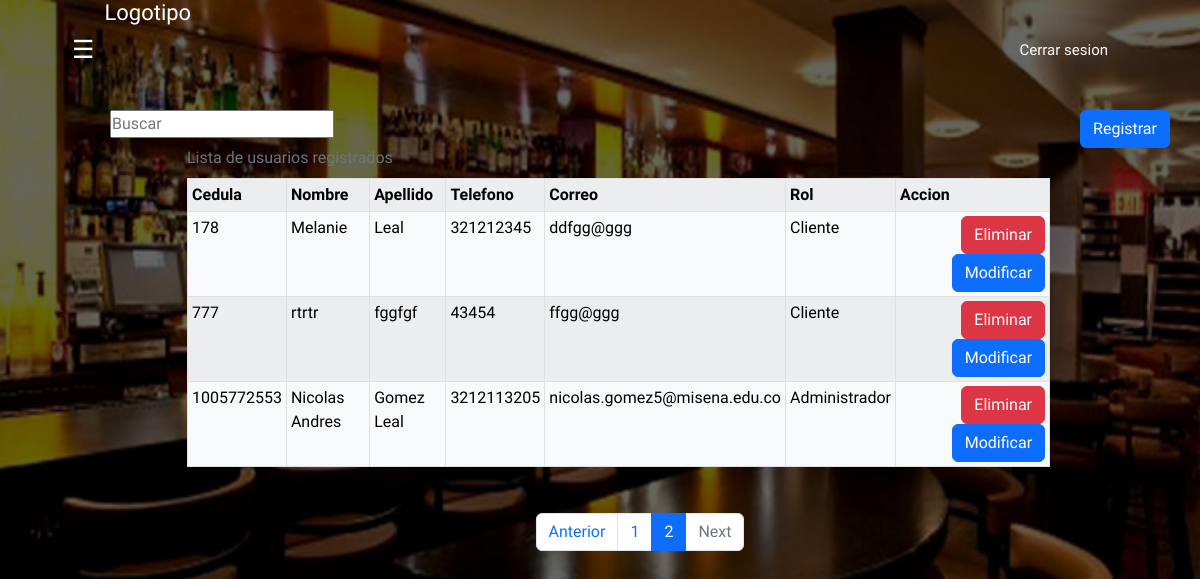
/admin/usuarios/panelU.php?pagina=2, run on the app's committed database.
### tables this page shows
CREATE TABLE `usuarios` (
  `id_usu` int(12) NOT NULL,
  `id_rol` int(3) DEFAULT NULL,
  `nom_usu` char(50) DEFAULT NULL,
  `ape_usu` char(50) DEFAULT NULL,
  `tel_usu` bigint(10) DEFAULT NULL,
  `email` char(50) DEFAULT NULL,
  `contraseña` char(250) DEFAULT NULL
);

CREATE TABLE `rol` (
  `id_rol` int(3) NOT NULL,
  `tip_rol` char(30) DEFAULT NULL
);

### admin/usuarios/panelU.php (the view, shortened to what this page needs)
<?php
   include_once("../../conexion/conexion.php");
    $sentencia1="SELECT * FROM usuarios,rol WHERE usuarios.id_rol=rol.id_rol";
    $resultado=$bd ->prepare($sentencia1);
    $resultado->execute();
    $registros=3;
    $total=$resultado->rowCount();
   $paginas=$total/4;
   $paginas=ceil($paginas);
?>
<!DOCTYPE html>
<html lang="en">
<head>
        <link href="https://cdn.jsdelivr.net/npm/bootstrap@5.2.2/dist/css/bootstrap.min.css" rel="stylesheet">
    <link rel="stylesheet" href="../../css/panelU.css">
</head>
<body id="body">
<?php
                    $iniciar=($_GET['pagina']-1)*$registros;
                    $sentencia2="SELECT * FROM usuarios,rol WHERE usuarios.id_rol=rol.id_rol LIMIT :iniciar,:nregistros";
                    $fell=$bd->prepare($sentencia2);
                    $fell->bindParam(":iniciar",$iniciar,PDO::PARAM_INT);
                    $fell->bindParam(":nregistros",$registros,PDO::PARAM_INT);
                    $fell->execute();
                    $camb=$fell->fetchAll();
                    ?>
	<header class="header">
		<div class="container">
		<div class="btn-menu">
			<label for="btn-menu">☰</label>
		</div>
			<div class="logo">
				<h1>Logotipo</h1>
			</div>
			<nav class="menu">
				<a href="../../includes/cerrar.php">Cerrar sesion</a>
			</nav>
		</div>
	</header>
    <main>
        <div id="nim">
            <button type="button" class="btn btn-primary" data-bs-toggle="modal" data-bs-target="#exampleModal">
                Registrar
            </button>
        </div>
        <div class="input_search">
        <input class="buscar"  type="search" name="busca"  id="" placeholder="Buscar">
        </div>
        <div class="container">
            <div class="row">
                <div class="col">
                <table  class="table  table-hover table-striped table-light table-bordered table-sm  caption-top">
                    <caption>Lista de usuarios registrados</caption>
        <tr >
            <th>Cedula <i class="bi bi-chevron-down"></i></th>
            <th>Nombre <i class="bi bi-chevron-down"></i></th>
            <th>Apellido <i class="bi bi-chevron-down"></i></th>
            <th>Telefono <i class="bi bi-chevron-down"></i></th>
            <th>Correo <i class="bi bi-chevron-down"></i></th>
            <th>Rol <i class="bi bi-chevron-down"></i></th>
            <th colspan="3">Accion <i class="bi bi-chevron-down"></i></th>
        </tr>
        <?php
            foreach ($camb as $move) {
        ?>
        <tr>
            <td><?php echo $move->id_usu?></td>
            <td><?php echo $move->nom_usu?></td>
            <td><?php echo $move->ape_usu?></td>
            <td><?php echo $move->tel_usu?></td>
            <td><?php echo $move->email?></td>
            <td><?php echo $move->tip_rol?></td>
            <td>
                    <a onclick="return confirm('¿Esta seguro de eliminar el usuario?')" href="eliminar.php?id=<?php echo $move->id_usu?> &nomb=<?php echo $move->nom_usu?> &apel=<?php echo $move->ape_usu?> &tel=<?php echo $move->tel_usu?> "><button type="button" class="btn btn-danger" data-toggle="modal" data-target="#deleteChildresn">
                        Eliminar
                    </button></a>
                    <a href="modificar.php?id=<?php echo $move->id_usu?> &nomb=<?php echo $move->nom_usu?> &apel=<?php echo $move->ape_usu?> &tel=<?php echo $move->tel_usu?> &ema=<?php echo $move->email?>"><button type="button" class="btn btn-primary" data-toggle="modal" data-target="#editChildresn">
                        Modificar
                    </button></a>
            </td>
            </tr>
        <?php
        }
        ?>
            </table>
                </div>
            </div>
        </div>
    </main>
<nav aria-label="Page navigation example">
  <ul class="pagination justify-content-center">
    <li class="page-item <?php  echo $_GET['pagina']<=1? 'disabled' : '' ?> ">
        <a class="page-link" href="panelU.php?pagina=<?php echo $_GET['pagina']-1 ?>">Anterior</a>
    </li>
    <?php
        for($i=0; $i<$paginas; $i++):?>
            <li class="page-item <?php echo $_GET ['pagina']==$i+1? 'active': ''?>">
                <a class="page-link"
                href="panelU.php?pagina=<?php echo $i+1?>">
                <?php echo $i+1?></a>
            </li>
            <?php endfor?>
    <li class="page-item <?php  echo $_GET['pagina']>=$paginas? 'disabled' : '' ?> "><a class="page-link" href="panelU.php?pagina=<?php echo $_GET['pagina']+1 ?>">Next</a></li>
  </ul>
</nav>
</body>
</html>

### css/panelU.css (style rules this page uses)
* { margin: 0; padding: 0; box-sizing: border-box; font-family: 'Montserrat Alternates', sans-serif; }
body { background: url('../img/restaurante-bar.jpg'); background-size: 100vw 100vh; background-repeat: no-repeat; }
.header { width: 100%; height: 100px; position: fixed; top: 0;left: 0; }
.container { width: 90%; max-width: 1200px; margin: auto; }
.container .btn-menu, .logo { float: left; line-height:100px; }
.container .btn-menu label { color: #fff; font-size: 25px; cursor: pointer; }
.logo h1 { color: #fff; font-weight: 400; font-size: 22px; margin-left: 10px; }
.container .menu { float: right; line-height: 100px; }
.container .menu a { display: inline-block; padding: 15px; line-height: normal; text-decoration: none; color: #fff; transition: all 0.3s ease; border-bottom: 2px solid transparent; font-size: 15px; margin-right: 5px; }
body { margin-left: 80px; margin-top: 80px; transition: margin-left 300ms cubic-bezier(0.785, 0.135, 0.15, 0.86); }
main { padding: 30px; width: 100%; height: 50%; }
button { float: right; }
button { margin-left: 18px; }

### data on the page
usuarios: id_usu "178", nom_usu "Melanie", ape_usu "Leal", tel_usu "321212345", email "ddfgg@ggg", id_rol.tip_rol "Cliente"
usuarios: id_usu "777", nom_usu "rtrtr", ape_usu "fggfgf", tel_usu "43454", email "ffgg@ggg", id_rol.tip_rol "Cliente"
usuarios: id_usu "1005772553", nom_usu "Nicolas Andres", ape_usu "Gomez Leal", tel_usu "3212113205", email "nicolas.gomez5@misena.edu.co", id_rol.tip_rol "Administrador"
